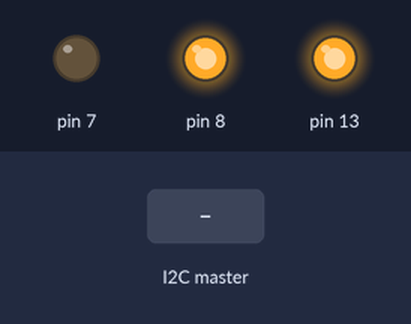
Recording of a sketch running on a simulated Arduino Uno, built with avr-gcc and run on an emulated ATmega328P. On the bench: output pins drawn as LEDs (lit = HIGH). Dashed ring = blinking. The inputs (shaded band) are chosen by the test bench.

Above: at 1.2 s.
1.3 s: the I2C master sends "c"
At 1.9 s:
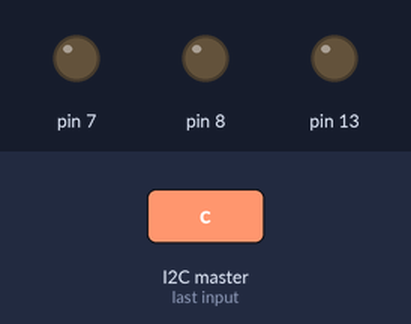
3.0 s: the I2C master sends the byte 0
At 4.4 s:
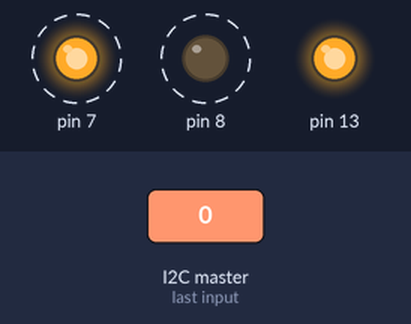
6.0 s: the I2C master sends the byte 1
At 6.6 s:
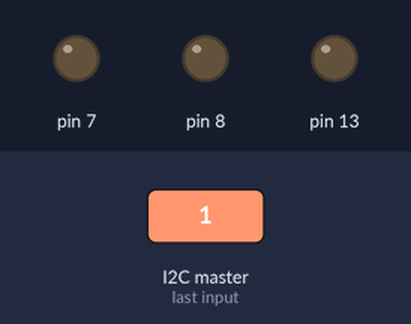
Timing chart, 0 to 9.0 s (numbered marks = the images above; inputs shaded):
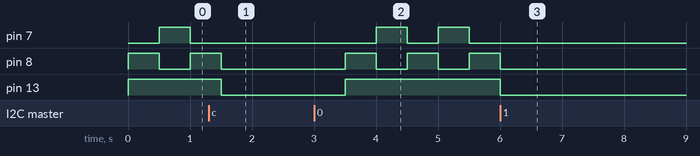

The sketch:

RPI2ArdI2C.ino
```cpp
#include <Wire.h>
#define SLAVE_ADDRESS 0x08
int ShutterOpen = 0;
int Value = 0;
int CountDown;

void setup()
{
  Wire.begin(SLAVE_ADDRESS);
  Wire.onReceive(receiveEvent);
  Wire.onRequest(sendData);
  pinMode(7, OUTPUT);
  pinMode(8, OUTPUT);
  pinMode(13, OUTPUT);
}

void receiveEvent(int bytes)
{
  Value = Wire.read();
  if (Value==0) { ShutterOpen = 0; }
  if (Value==1) { ShutterOpen = 1; CountDown = 20; digitalWrite(13, HIGH);delay(200);digitalWrite(13, LOW);}
  if (Value==99) { ShutterOpen = 1; CountDown = 99; }
}

void sendData()
{
  Wire.write(CountDown);
}

void loop(void)
{
  if (ShutterOpen == 0)
  {
    digitalWrite(7, LOW);
    digitalWrite(8, HIGH);
    digitalWrite(13, HIGH);
    ShutterOpen = 2;
    delay(500);
  }

  if (ShutterOpen == 2)
  {
    digitalWrite(7, HIGH);
    digitalWrite(8, LOW);
    ShutterOpen = 0;
    delay(500);
  }

  if (ShutterOpen == 1)
  {
    digitalWrite(7, LOW);
    digitalWrite(8, LOW);
    digitalWrite(13, LOW);
    if (CountDown != 99) {CountDown--;}
    if (CountDown == 0) {ShutterOpen = 0;}
    delay(1000);
  }
}
```

Measured:
- after the input at 1.3 s, pin 7: stays LOW (without the input it goes to HIGH after 0.20 s); pin 8: goes on until 1.5 s, then stays LOW; pin 13: HIGH → LOW after 0.20 s
- after the input at 3.0 s, pin 7: alternates HIGH for 0.50 s and LOW for 0.50 s, starting after 1.0 s; pin 8: alternates HIGH for 0.50 s and LOW for 0.50 s, starting after 0.50 s; pin 13: LOW → HIGH after 0.50 s
- after the input at 6.0 s, pin 7: stops changing and stays LOW; pin 8: goes on until 6.0 s, then stays LOW; pin 13: HIGH → LOW at once
